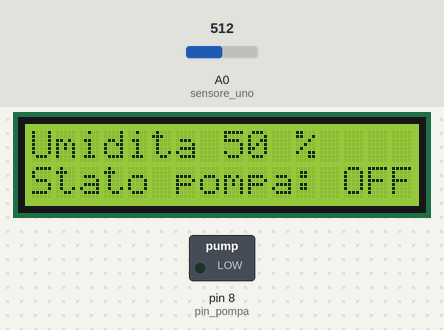
A sketch run on a simulated Arduino Leonardo, built with avr-gcc and run on an emulated ATmega32U4. On the bench: 16×2 character LCD, switched loads named in the sketch (green lamp = pin HIGH). The test bench sets the inputs (shaded band); at power-on: A0 (sensore_uno) = 512.

Above: at 1.2 s.
1.3 s: A0 (sensore_uno) set to 529
At 3.7 s:
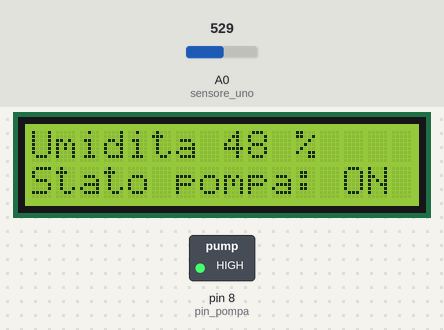
4.6 s: A0 (sensore_uno) set to 306
At 6.0 s:
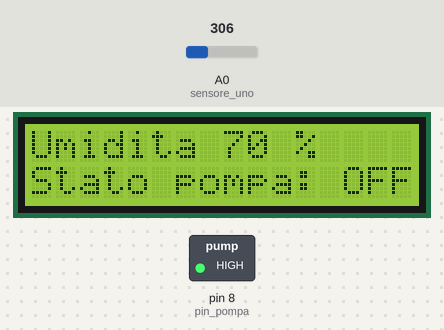
7.7 s: A0 (sensore_uno) set to 122
At 9.4 s:
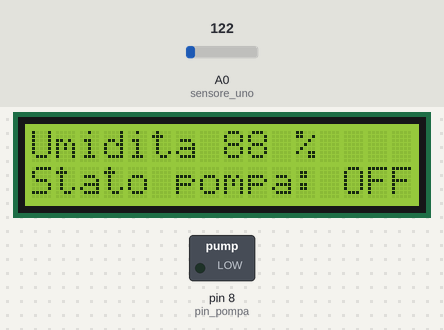
Timing chart, 0 to 10.9 s (numbered marks = the images above; inputs shaded):
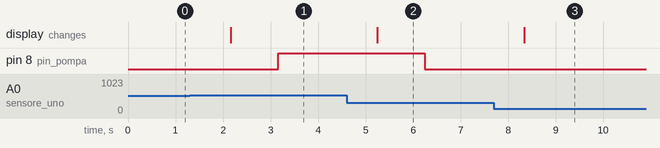

Measured:
- the behaviour switches between 512 and 513 on A0 (sensore_uno) (found by bisection; images 0 and 1)
- after the input at 1.3 s, pin 8 (pin_pompa): LOW → HIGH after 1.9 s; the display: changes after 0.86 s (image 1)
- after the input at 4.6 s, pin 8 (pin_pompa): HIGH → LOW after 1.6 s; the display: changes after 0.65 s (image 2)
- after the input at 7.7 s, the display: changes after 0.64 s (image 3)

The sketch:

Serra.ino
```cpp
#include <LiquidCrystal_I2C.h>

#include <Mouse.h>

#include <Stepper.h>

#define pin_pompa 8
#define sensore_uno A0

int umidita=0;
bool POMPA;
bool GIORNO;
int luce;


LiquidCrystal_I2C lcd(0x27, 16, 2);


void setup() {
  pinMode(pin_pompa, OUTPUT);
  pinMode(sensore_uno, INPUT);
  digitalWrite(pin_pompa,LOW);
  lcd.begin();
  lcd.clear();
  lcd.backlight();
  // put your setup code here, to run once:

}

void loop(){
  leggi_umidita();
  infoschermo();
  if(POMPA){
    digitalWrite(pin_pompa, HIGH);
    }
    else{
      digitalWrite(pin_pompa, LOW);
      }
  }
void leggi_umidita(){
    umidita=1024-analogRead(sensore_uno);
    umidita=map(umidita, 0, 1024, 0, 100);
    if(umidita<50){
      POMPA=true;
      } else {
        POMPA=false;
        }
  }
void infoschermo(){
  lcd.clear();
  lcd.setCursor(0,0);
  lcd.print("Umidita ");
  lcd.print(umidita);
  lcd.print(" %");
  lcd.setCursor(0,1);
  lcd.print("Stato pompa: ");
  if (POMPA==true){
    lcd.print("ON");
  }
  else{
    lcd.print("OFF");
    }
    delay(1000);
  }
```
